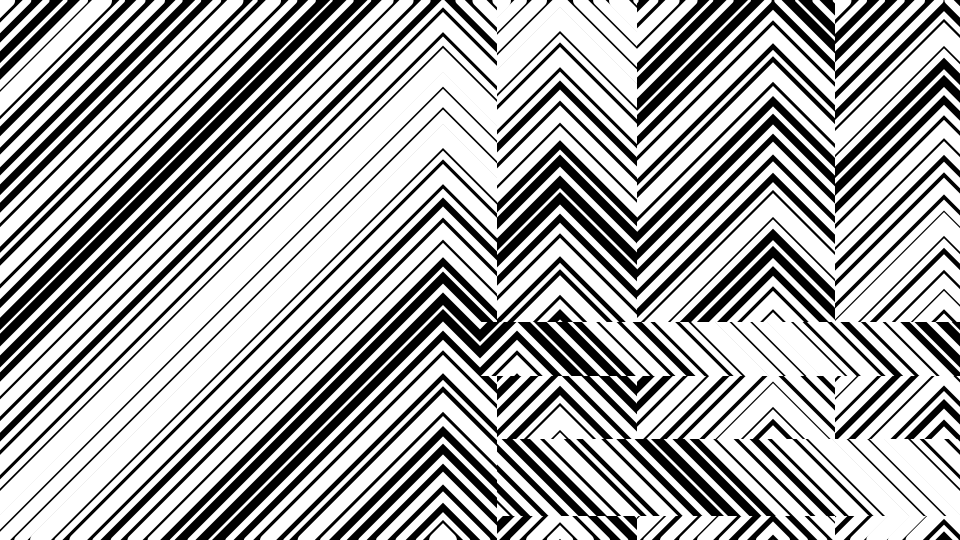
Frame 1 (no input)
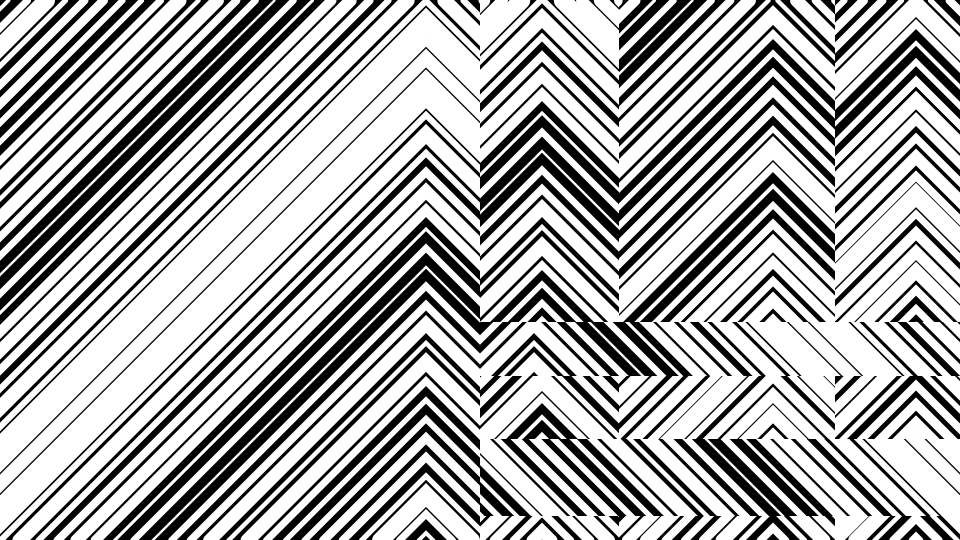
Frame 60 (the mouse pressed at the canvas centre just before this capture)
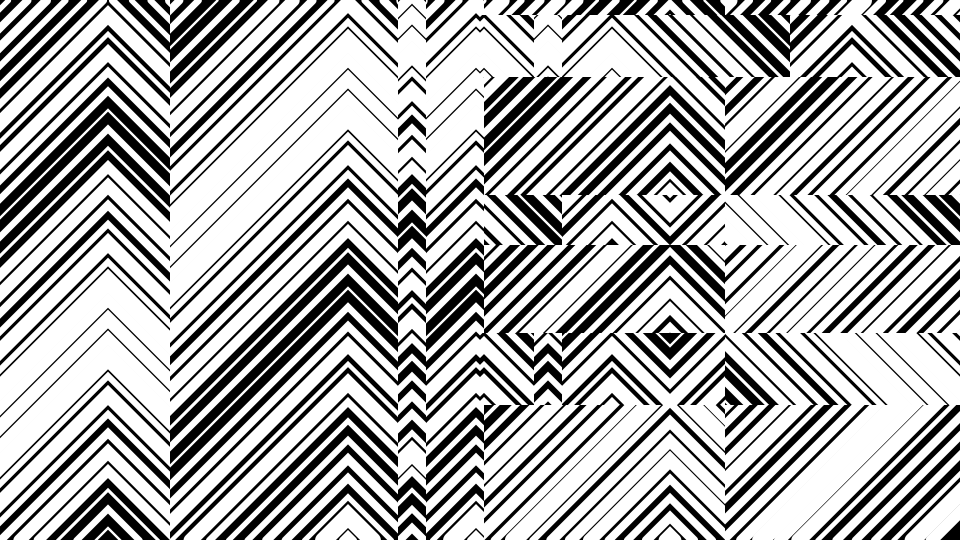
Frame 120 (the mouse held since frame 60 and released just before this capture)

The Processing sketch that drew these frames (run headless with seeded random() and noise(); from frame 60 on, the mouse is pressed at the canvas centre):

// Processing sketch: sketch
// ── sketch.pde
// INFO ************** //
//////////////////////////////
/*
GENUARY / DÍA 4 / SMALL AREAS OF SYMMETRY
José Vicente Araújo - 2021
----

*/

// LIBRERÍAS ************** //
//////////////////////////////

// VARIABLES GLOBALES ***** //
//////////////////////////////
int ancho = 960;
int alto = 540;
String pathData = "../../data/";
String pathExport = "../../export/";

int[] pos = new int[5];
int[] tam = new int[5];


// SETUP ****************** //
//////////////////////////////
void settings(){
  size(ancho, alto);
}

void setup(){
  noStroke();
  for(int i = 0; i < pos.length; i++){
    pos[i] = (int)random(width);
    tam[i] = (int)random(50, 100);
  }
}

// LOOP ******************* //
//////////////////////////////
void draw(){
  background(0);
  for(int i = -50; i < 50; i++){
    strokeWeight(noise(i+frameCount*0.05)*22);
    float xInit = i * (width/50);
    stroke(255);
    line(xInit, height, xInit + height, 0);
  }

  noStroke();

  for(int i = 0; i < pos.length; i++){
    espejo(pos[i] + (int)(noise(frameCount*0.01/i)*200), 0, tam[i], height);
    //espejo(width/2, pos[i]*(height/width)*500, width/2, tam[i]);
    espejo(width/2, pos[i]*(width/height), width/2, tam[i]);
  }
}

// FUNCIONES ************** //
//////////////////////////////

void espejo(int _x, int _y, int _w, int _h){
  int x = _x; int y = _y; int w = _w; int h = _h;

  copy(x,y,-w,h,x,y,w,h);
  // stroke(255);
  // noFill();
  // rect(x, y, w, h);
}

void keyPressed(){
  if(key == 's'){
    save(pathExport + "G04b/" + timeStamp() + ".png");
  }
}

String timeStamp(){
  String y = str(year());
  String m = str(month());
  String d = str(day());
  String h = str(hour());
  String mn = str(minute());
  String s = str(second());

  String ts = y + m + d + h + h + m + s;

  return ts;
}

void mousePressed(){
  setup();
}
